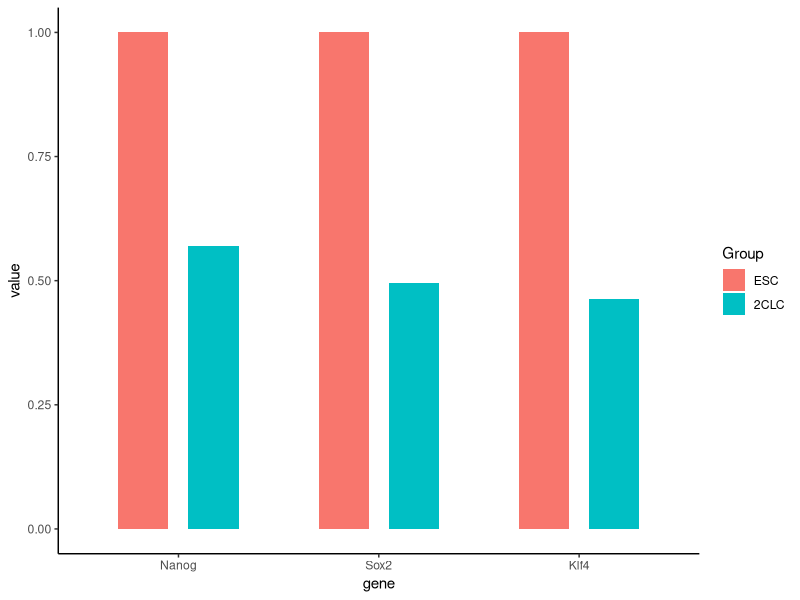

Recreate this plot in R.
esc <- c(11.7872528151109, 23.4541957293347, 16.15600518)
tc <- c(6.72286868881754,11.63693734976075, 7.482516957)

rate <- tc/esc

x <- data.frame(Group=c("ESC","2CLC","ESC","2CLC","ESC","2CLC"),gene=c("Nanog","Nanog","Sox2","Sox2","Klf4","Klf4"),value=c(1,rate[1],1,rate[2],1,rate[3]))

x$Group <- factor(x$Group,levels=c("ESC","2CLC"))
x$gene <- factor(x$gene,levels=c("Nanog","Sox2","Klf4"))
library(ggplot2)
pdf("FigS3B.pdf",width = 5,height = 5)
ggplot(x,aes(x=gene,y=value,fill=Group)) + geom_bar(stat="identity",position=position_dodge(0.7),width=0.5) + theme_classic()
dev.off()
